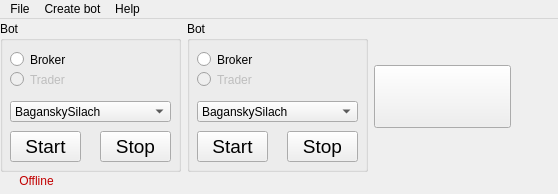
<?xml version="1.0" encoding="UTF-8"?>
<ui version="4.0">
 <class>MainWindow</class>
 <widget class="QMainWindow" name="MainWindow">
  <property name="geometry">
   <rect>
    <x>0</x>
    <y>0</y>
    <width>558</width>
    <height>194</height>
   </rect>
  </property>
  <property name="windowTitle">
   <string>MainWindow</string>
  </property>
  <widget class="QWidget" name="centralwidget">
   <widget class="QFrame" name="frame">
    <property name="geometry">
     <rect>
      <x>-9</x>
      <y>137</y>
      <width>101</width>
      <height>41</height>
     </rect>
    </property>
    <widget class="QLabel" name="db_status_icon">
     <property name="geometry">
      <rect>
       <x>12</x>
       <y>18</y>
       <width>15</width>
       <height>15</height>
      </rect>
     </property>
     <property name="text">
      <string/>
     </property>
     <property name="pixmap">
      <pixmap>../../../Tech/bs.png</pixmap>
     </property>
     <property name="scaledContents">
      <bool>true</bool>
     </property>
    </widget>
    <widget class="QLabel" name="db_status_label">
     <property name="enabled">
      <bool>false</bool>
     </property>
     <property name="geometry">
      <rect>
       <x>22</x>
       <y>18</y>
       <width>47</width>
       <height>13</height>
      </rect>
     </property>
     <property name="palette">
      <palette>
       <active>
        <colorrole role="WindowText">
         <brush brushstyle="SolidPattern">
          <color alpha="255">
           <red>0</red>
           <green>131</green>
           <blue>0</blue>
          </color>
         </brush>
        </colorrole>
        <colorrole role="Dark">
         <brush brushstyle="SolidPattern">
          <color alpha="255">
           <red>194</red>
           <green>0</green>
           <blue>0</blue>
          </color>
         </brush>
        </colorrole>
        <colorrole role="Text">
         <brush brushstyle="SolidPattern">
          <color alpha="255">
           <red>0</red>
           <green>0</green>
           <blue>0</blue>
          </color>
         </brush>
        </colorrole>
        <colorrole role="ButtonText">
         <brush brushstyle="SolidPattern">
          <color alpha="255">
           <red>0</red>
           <green>0</green>
           <blue>0</blue>
          </color>
         </brush>
        </colorrole>
       </active>
       <inactive>
        <colorrole role="WindowText">
         <brush brushstyle="SolidPattern">
          <color alpha="255">
           <red>0</red>
           <green>131</green>
           <blue>0</blue>
          </color>
         </brush>
        </colorrole>
        <colorrole role="Dark">
         <brush brushstyle="SolidPattern">
          <color alpha="255">
           <red>194</red>
           <green>0</green>
           <blue>0</blue>
          </color>
         </brush>
        </colorrole>
        <colorrole role="Text">
         <brush brushstyle="SolidPattern">
          <color alpha="255">
           <red>0</red>
           <green>0</green>
           <blue>0</blue>
          </color>
         </brush>
        </colorrole>
        <colorrole role="ButtonText">
         <brush brushstyle="SolidPattern">
          <color alpha="255">
           <red>0</red>
           <green>0</green>
           <blue>0</blue>
          </color>
         </brush>
        </colorrole>
       </inactive>
       <disabled>
        <colorrole role="WindowText">
         <brush brushstyle="SolidPattern">
          <color alpha="255">
           <red>194</red>
           <green>0</green>
           <blue>0</blue>
          </color>
         </brush>
        </colorrole>
        <colorrole role="Dark">
         <brush brushstyle="SolidPattern">
          <color alpha="255">
           <red>194</red>
           <green>0</green>
           <blue>0</blue>
          </color>
         </brush>
        </colorrole>
        <colorrole role="Text">
         <brush brushstyle="SolidPattern">
          <color alpha="255">
           <red>194</red>
           <green>0</green>
           <blue>0</blue>
          </color>
         </brush>
        </colorrole>
        <colorrole role="ButtonText">
         <brush brushstyle="SolidPattern">
          <color alpha="255">
           <red>194</red>
           <green>0</green>
           <blue>0</blue>
          </color>
         </brush>
        </colorrole>
       </disabled>
      </palette>
     </property>
     <property name="font">
      <font>
       <weight>50</weight>
       <bold>false</bold>
      </font>
     </property>
     <property name="text">
      <string>Offline</string>
     </property>
     <property name="alignment">
      <set>Qt::AlignCenter</set>
     </property>
    </widget>
   </widget>
   <widget class="QWidget" name="horizontalLayoutWidget_2">
    <property name="geometry">
     <rect>
      <x>0</x>
      <y>0</y>
      <width>711</width>
      <height>155</height>
     </rect>
    </property>
    <layout class="QHBoxLayout" name="externalHorizontalLayout">
     <item>
      <layout class="QHBoxLayout" name="internalHorizontalLayout">
       <item>
        <widget class="QGroupBox" name="botGroupBox">
         <property name="minimumSize">
          <size>
           <width>181</width>
           <height>151</height>
          </size>
         </property>
         <property name="maximumSize">
          <size>
           <width>181</width>
           <height>151</height>
          </size>
         </property>
         <property name="title">
          <string>Bot</string>
         </property>
         <widget class="QPushButton" name="startBotButton">
          <property name="geometry">
           <rect>
            <x>10</x>
            <y>110</y>
            <width>71</width>
            <height>31</height>
           </rect>
          </property>
          <property name="font">
           <font>
            <pointsize>14</pointsize>
            <weight>50</weight>
            <bold>false</bold>
           </font>
          </property>
          <property name="text">
           <string>Start</string>
          </property>
         </widget>
         <widget class="QPushButton" name="stopBotButton">
          <property name="geometry">
           <rect>
            <x>100</x>
            <y>110</y>
            <width>71</width>
            <height>31</height>
           </rect>
          </property>
          <property name="font">
           <font>
            <pointsize>14</pointsize>
            <weight>50</weight>
            <bold>false</bold>
           </font>
          </property>
          <property name="text">
           <string>Stop</string>
          </property>
         </widget>
         <widget class="QLabel" name="botInfo">
          <property name="geometry">
           <rect>
            <x>70</x>
            <y>20</y>
            <width>101</width>
            <height>51</height>
           </rect>
          </property>
          <property name="text">
           <string/>
          </property>
          <property name="alignment">
           <set>Qt::AlignCenter</set>
          </property>
         </widget>
         <widget class="QRadioButton" name="isBroker">
          <property name="geometry">
           <rect>
            <x>10</x>
            <y>30</y>
            <width>82</width>
            <height>17</height>
           </rect>
          </property>
          <property name="text">
           <string>Broker</string>
          </property>
         </widget>
         <widget class="QRadioButton" name="isTrader">
          <property name="enabled">
           <bool>false</bool>
          </property>
          <property name="geometry">
           <rect>
            <x>10</x>
            <y>50</y>
            <width>82</width>
            <height>17</height>
           </rect>
          </property>
          <property name="text">
           <string>Trader</string>
          </property>
         </widget>
         <widget class="QComboBox" name="accountsList">
          <property name="geometry">
           <rect>
            <x>10</x>
            <y>80</y>
            <width>161</width>
            <height>21</height>
           </rect>
          </property>
          <item>
           <property name="text">
            <string>BaganskySilach</string>
           </property>
          </item>
          <item>
           <property name="text">
            <string>PortovayaShhuna</string>
           </property>
          </item>
         </widget>
        </widget>
       </item>
       <item>
        <widget class="QGroupBox" name="botGroupBox_2">
         <property name="minimumSize">
          <size>
           <width>181</width>
           <height>151</height>
          </size>
         </property>
         <property name="maximumSize">
          <size>
           <width>181</width>
           <height>151</height>
          </size>
         </property>
         <property name="title">
          <string>Bot</string>
         </property>
         <widget class="QPushButton" name="startBotButton_9">
          <property name="geometry">
           <rect>
            <x>10</x>
            <y>110</y>
            <width>71</width>
            <height>31</height>
           </rect>
          </property>
          <property name="font">
           <font>
            <pointsize>14</pointsize>
            <weight>50</weight>
            <bold>false</bold>
           </font>
          </property>
          <property name="text">
           <string>Start</string>
          </property>
         </widget>
         <widget class="QPushButton" name="stopBotButton_9">
          <property name="geometry">
           <rect>
            <x>100</x>
            <y>110</y>
            <width>71</width>
            <height>31</height>
           </rect>
          </property>
          <property name="font">
           <font>
            <pointsize>14</pointsize>
            <weight>50</weight>
            <bold>false</bold>
           </font>
          </property>
          <property name="text">
           <string>Stop</string>
          </property>
         </widget>
         <widget class="QLabel" name="botInfo_9">
          <property name="geometry">
           <rect>
            <x>70</x>
            <y>20</y>
            <width>101</width>
            <height>51</height>
           </rect>
          </property>
          <property name="text">
           <string/>
          </property>
          <property name="alignment">
           <set>Qt::AlignCenter</set>
          </property>
         </widget>
         <widget class="QRadioButton" name="isBroker_5">
          <property name="geometry">
           <rect>
            <x>10</x>
            <y>30</y>
            <width>82</width>
            <height>17</height>
           </rect>
          </property>
          <property name="text">
           <string>Broker</string>
          </property>
         </widget>
         <widget class="QRadioButton" name="isTrader_5">
          <property name="enabled">
           <bool>false</bool>
          </property>
          <property name="geometry">
           <rect>
            <x>10</x>
            <y>50</y>
            <width>82</width>
            <height>17</height>
           </rect>
          </property>
          <property name="text">
           <string>Trader</string>
          </property>
         </widget>
         <widget class="QComboBox" name="accountsList_5">
          <property name="geometry">
           <rect>
            <x>10</x>
            <y>80</y>
            <width>161</width>
            <height>21</height>
           </rect>
          </property>
          <item>
           <property name="text">
            <string>BaganskySilach</string>
           </property>
          </item>
          <item>
           <property name="text">
            <string>PortovayaShhuna</string>
           </property>
          </item>
         </widget>
        </widget>
       </item>
      </layout>
     </item>
     <item>
      <widget class="QPushButton" name="addBotButton">
       <property name="sizePolicy">
        <sizepolicy hsizetype="Fixed" vsizetype="Fixed">
         <horstretch>0</horstretch>
         <verstretch>0</verstretch>
        </sizepolicy>
       </property>
       <property name="font">
        <font>
         <pointsize>36</pointsize>
         <weight>75</weight>
         <bold>true</bold>
        </font>
       </property>
       <property name="layoutDirection">
        <enum>Qt::LeftToRight</enum>
       </property>
       <property name="autoFillBackground">
        <bool>false</bool>
       </property>
       <property name="text">
        <string/>
       </property>
       <property name="icon">
        <iconset>
         <normaloff>icons/plus.png</normaloff>icons/plus.png</iconset>
       </property>
       <property name="iconSize">
        <size>
         <width>75</width>
         <height>75</height>
        </size>
       </property>
      </widget>
     </item>
     <item>
      <spacer name="horizontalSpacer">
       <property name="orientation">
        <enum>Qt::Horizontal</enum>
       </property>
       <property name="sizeHint" stdset="0">
        <size>
         <width>40</width>
         <height>20</height>
        </size>
       </property>
      </spacer>
     </item>
    </layout>
   </widget>
  </widget>
  <widget class="QMenuBar" name="menubar">
   <property name="geometry">
    <rect>
     <x>0</x>
     <y>0</y>
     <width>558</width>
     <height>21</height>
    </rect>
   </property>
   <widget class="QMenu" name="menuFile">
    <property name="title">
     <string>File</string>
    </property>
    <addaction name="actionPrivet"/>
    <addaction name="separator"/>
    <addaction name="actionExit"/>
   </widget>
   <widget class="QMenu" name="menuHelp">
    <property name="title">
     <string>Help</string>
    </property>
    <addaction name="actionContact_Baganec"/>
    <addaction name="actionContact_Germanec"/>
    <addaction name="actionAbout"/>
   </widget>
   <widget class="QMenu" name="menuFishers">
    <property name="title">
     <string>Create bot</string>
    </property>
    <addaction name="actionNew_fisher"/>
    <addaction name="actionNew_supplier"/>
    <addaction name="actionNew_farmer"/>
    <addaction name="actionNew_observer"/>
   </widget>
   <addaction name="menuFile"/>
   <addaction name="menuFishers"/>
   <addaction name="menuHelp"/>
  </widget>
  <action name="actionPrivet">
   <property name="text">
    <string>Privet😂</string>
   </property>
   <property name="statusTip">
    <string>Бесполезная кнопка</string>
   </property>
  </action>
  <action name="action_5">
   <property name="text">
    <string>😂</string>
   </property>
  </action>
  <action name="actionContact_Baganec">
   <property name="text">
    <string>Contact Baganec</string>
   </property>
  </action>
  <action name="actionContact_Germanec">
   <property name="text">
    <string>Contact Germanec</string>
   </property>
  </action>
  <action name="actionAbout">
   <property name="text">
    <string>About!</string>
   </property>
   <property name="statusTip">
    <string>О двух физиках, которым было лень рыбачить самим...</string>
   </property>
   <property name="shortcut">
    <string>Ctrl+M</string>
   </property>
  </action>
  <action name="actionExit">
   <property name="text">
    <string>Exit</string>
   </property>
  </action>
  <action name="actionNew_fisher">
   <property name="enabled">
    <bool>false</bool>
   </property>
   <property name="text">
    <string>New fisher</string>
   </property>
   <property name="statusTip">
    <string>Создает нового бота для рыбалки</string>
   </property>
  </action>
  <action name="actionNew_supplier">
   <property name="enabled">
    <bool>false</bool>
   </property>
   <property name="text">
    <string>New supplier</string>
   </property>
   <property name="statusTip">
    <string>Создает нового бота для раздачи ресурсов</string>
   </property>
  </action>
  <action name="actionNew_farmer">
   <property name="enabled">
    <bool>false</bool>
   </property>
   <property name="text">
    <string>New farmer</string>
   </property>
   <property name="statusTip">
    <string>Создает нового бота для фарма</string>
   </property>
  </action>
  <action name="actionNew_observer">
   <property name="enabled">
    <bool>false</bool>
   </property>
   <property name="text">
    <string>New observer</string>
   </property>
   <property name="statusTip">
    <string>Создает нового бота для наблюдения за ценами у брокера</string>
   </property>
  </action>
 </widget>
 <resources/>
 <connections/>
</ui>
